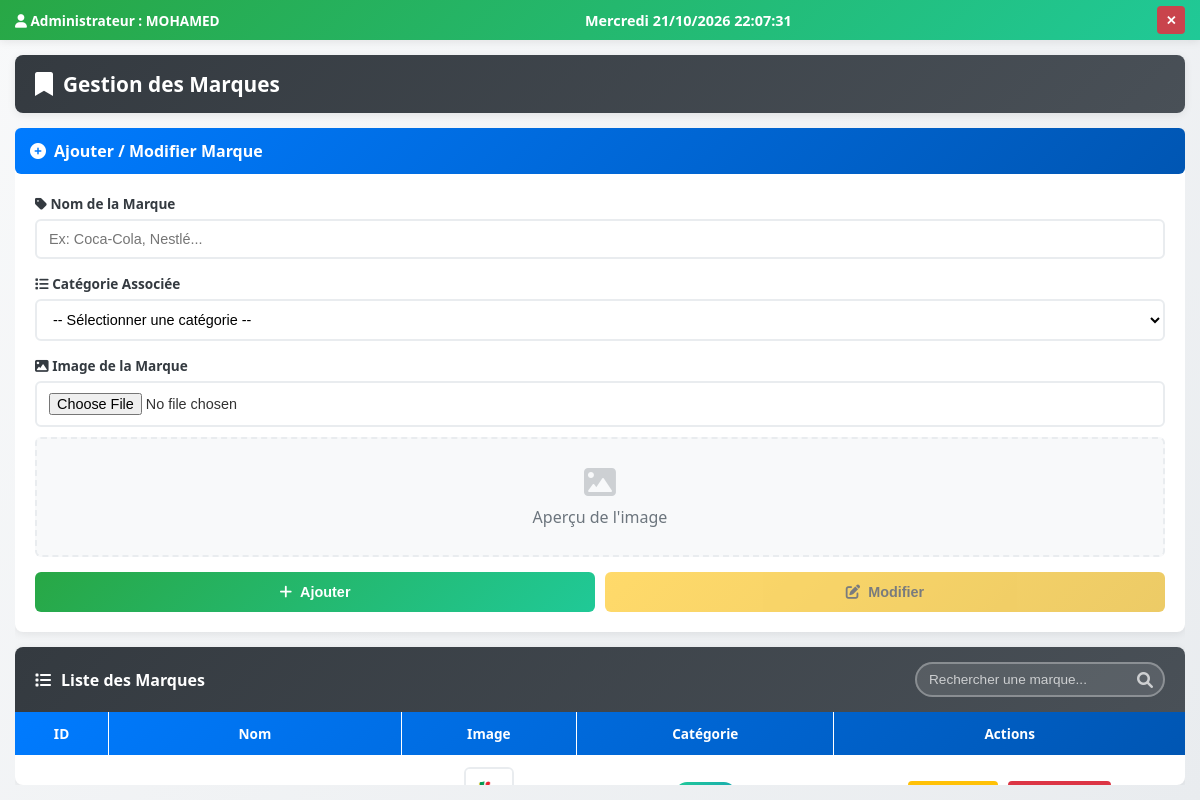
Page /php/marques.php (signed in) on the earlier database version.
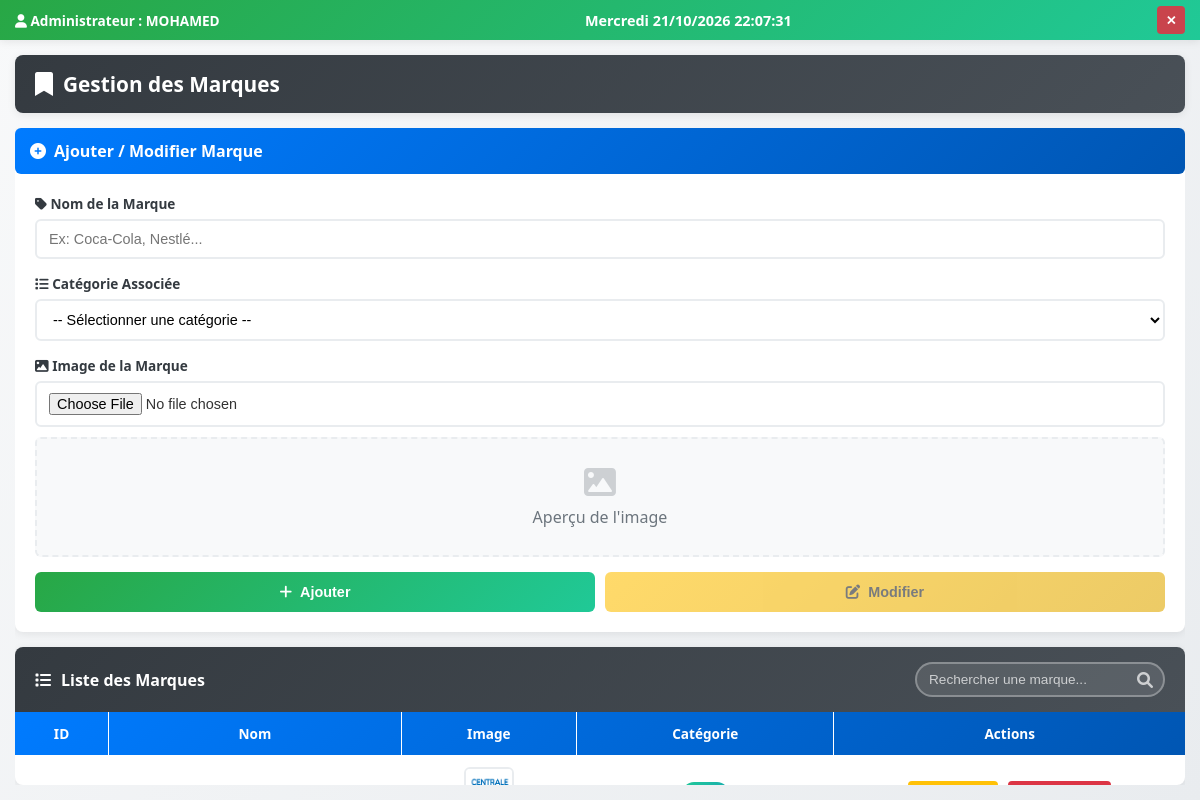
Same page on the later database version.
### tables this page shows
CREATE TABLE `brands` (
  `id` int(11) NOT NULL,
  `name` varchar(100) NOT NULL,
  `image` varchar(255) DEFAULT NULL,
  `category_id` int(11) DEFAULT NULL
);

### php/marques.php (the view, shortened to what the changed rows need)
<?php
require_once('db_connection.php');
?>
<!DOCTYPE html>
<html lang="fr" dir="ltr">
<head>
    <link href="https://cdnjs.cloudflare.com/ajax/libs/font-awesome/6.0.0/css/all.min.css" rel="stylesheet">
    <link rel="stylesheet" href="../css/global.css">
    <link rel="stylesheet" href="../css/marques.css">
</head>
<body>
    <div class="container">
        <div class="page-title">
            <h2>Gestion des Marques</h2>
        </div>
        <div class="content-wrapper">
            <div class="table-section">
                <div class="table-container">
                    <table>
                        <thead>
                            <tr>
                                <th style="width: 8%;">ID</th>
                                <th style="width: 25%;">Nom</th>
                                <th style="width: 15%;">Image</th>
                                <th style="width: 22%;">Catégorie</th>
                                <th style="width: 30%;">Actions</th>
                            </tr>
                        </thead>
                        <tbody id="brands-tbody">
                            <?php
                                $sql3 = "SELECT
                                            B.id,
                                            B.name,
                                            B.image,
                                            B.category_id,
                                            C.name AS category_name
                                        FROM brands B
                                        JOIN categories C ON C.id = B.category_id
                                        ";
                                $stmt3 = $pdo->query($sql3);
                                $brands = $stmt3->fetchAll(PDO::FETCH_ASSOC);
                            ?>
                            <?php foreach($brands as $brand):?>
                                <tr class="brand">
                                    <td><?=$brand['id']?></td>
                                    <td><?=$brand['name']?></td>
                                    <td>
                                        <img src="<?=$brand['image']?>" alt="<?=$brand['name']?>" class="brand-image" >
                                    </td>
                                    <td>
                                        <span class="category-badge" value="<?=$brand['category_name']?>"><?=$brand['category_name']?></span>
                                    </td>
                                    <td>
                                        <button class="action-btn btn-edit"
                                                data-id="<?=$brand['id']?>"
                                                data-name="<?=$brand['name']?>"
                                                data-image="<?=$brand['image']?>"
                                                data-category="<?=$brand['category_id']?>">
                                        </button>
                                        <form method="post" style="display:inline;">
                                            <button name="delete" class="action-btn btn-delete" onclick="return confirm('هل أنت متأكد من الحذف؟');" >
                                            </button>
                                        </form>
                                    </td>
                                </tr>
                            <?php endforeach;?>
                        </tbody>
                    </table>
                </div>
            </div>
        </div>
    </div>
</body>
</html>

Differences in the rows shown:
no longer on this page (row edited): brands: image (picture)
now on this page (row unchanged): brands: image+name (picture)
